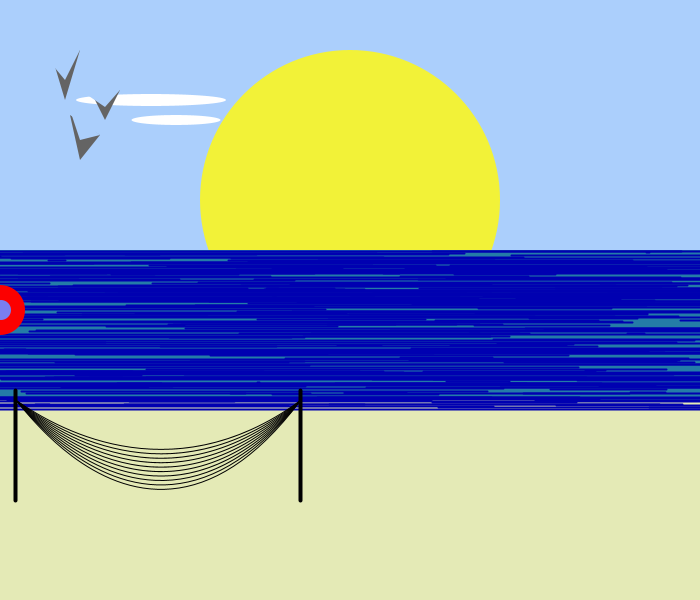
Frame 1 (no input)
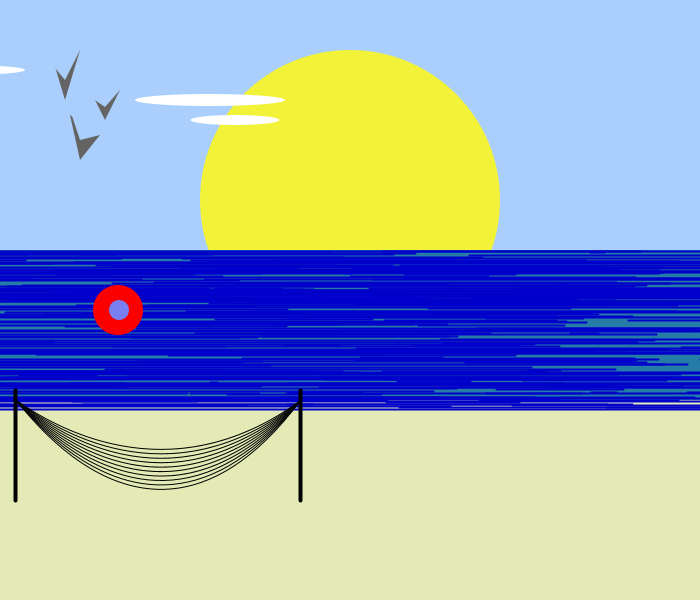
Frame 60 (the mouse pressed at the canvas centre just before this capture)
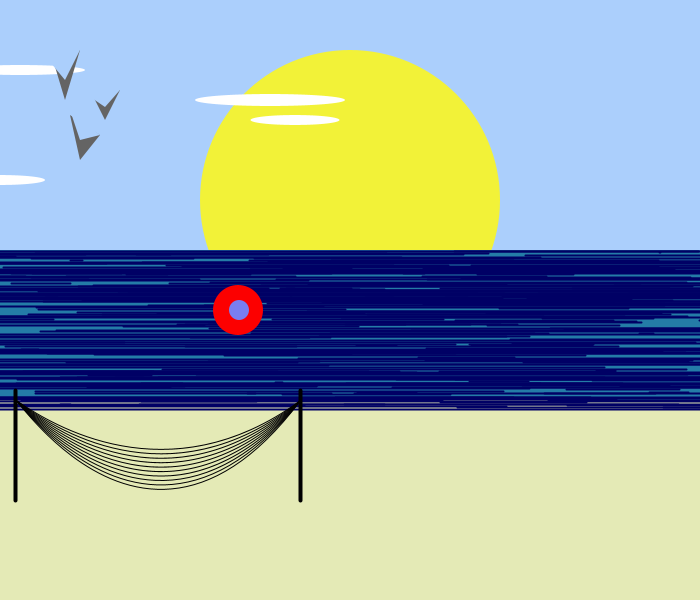
Frame 120 (the mouse held since frame 60 and released just before this capture)

The Processing sketch that drew these frames (run headless with seeded random() and noise(); from frame 60 on, the mouse is pressed at the canvas centre):

// Processing sketch: processing_131634
// ── processing_131634.pde

int a; 
int x;
int s;
float o=0;
float[] rx;
float[] ry;
float[]rx1;
float[]ry1;
int h;

void setup() {
  size(700, 600);
  //mar primeiraa parte:
  background(171, 207, 252);
  rx= new float[300];
  rx1= new float[300];
  ry= new float[300];
  ry1= new float[300];
  for (int i=0; i<300; i++) {
    rx[i]=random(-200, 900);
    ry[i]=random(250, 410);
    rx1[i]= random(-200, 900);
    ry1[i]=ry[i];
  }
}
void draw() {

  //sol:
  noStroke();
  background(171, 207, 252);
  fill(242, 242, 56);
  ellipse (350, 200, 300, 300);
  // nuvens:
  x++; 
  fill (255);
  ellipse (x-500, 30, 110, 10);
  ellipse (x+175, 120, 89, 10);
  ellipse (x+150, 100, 150, 12);
  ellipse (x-100, 70, 130, 10);
  ellipse (x-175, 190, 100, 14);
  ellipse (x-120, 180, 90, 10);
  ellipse (x-400, 170, 70, 10);
  fill(36, 124, 167);
  rect(0, 250, 700, 400);
  //pássaros:
  fill(100);
  triangle(50, 50, 80, 50, 65, 100);
  fill(171, 207, 252);
  triangle(40, 50, 80, 50, 65, 80);
  fill(100);
  triangle(90, 90, 120, 90, 105, 120);
  fill(171, 207, 252);
  triangle(80, 90, 120, 90, 105, 107);
  fill(100);
  triangle(70, 115, 100, 135, 80, 160);
  fill(171, 207, 252);
  triangle(70, 110, 100, 135, 80, 140);

  //praia:
  noStroke();
  fill(228, 234, 182);
  rect(0, 400, 700, 200);
  //mar segunda parte:
  stroke(0, 0, random(100, 255));
  strokeWeight(2);

  for (int i=0; i<300; i++) {
    line(rx[i]+50*sin(o), ry[i], rx1[i]+40*sin(o), ry1[i]);
    o=o+0.0006;
  }
  //bóia:
  fill(252,0,0);
  noStroke();
  ellipse(h++,310,50,50);
  fill(121,126,240);
  ellipse(h++,310,20,20);

  //Rede:
  strokeWeight(1);
  for (int a = 600; a >500; a-=10) {
    noFill();
    stroke(0, 0, 0);
    bezier(300, 400, 150, a, 20, 400, 15, 400);
  }
  strokeWeight(4);
  line(300, 390, 300, 500);
  line(15, 390, 15, 500);
}
//apertar letra b para piscar a tela:
void keyPressed() {
  char letter='b';
  switch (letter) {
  case 'B':
  case 'b':
    background(234, 232, 144);
    break;
  }
}
